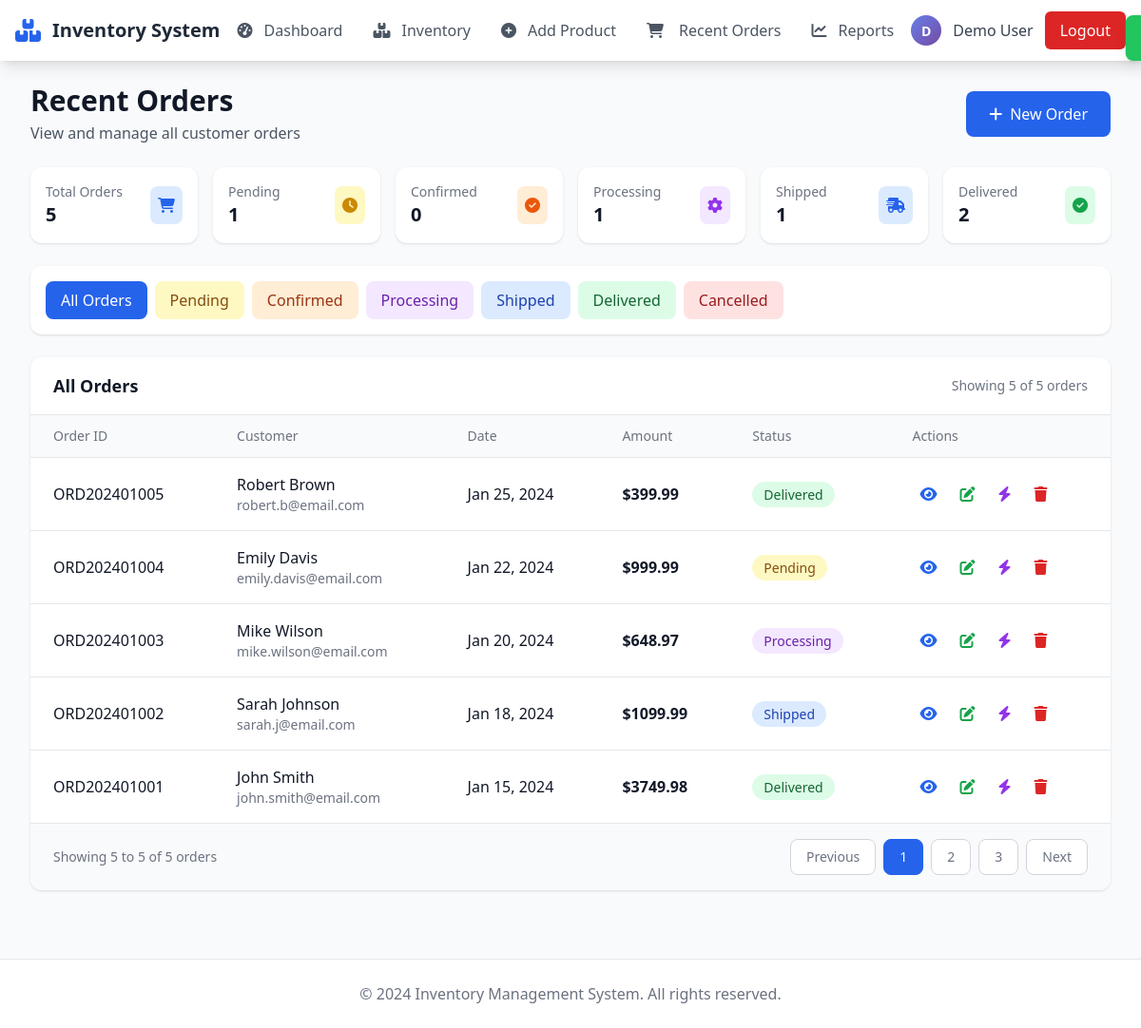
The page /orders (signed in) on the database as committed earlier.
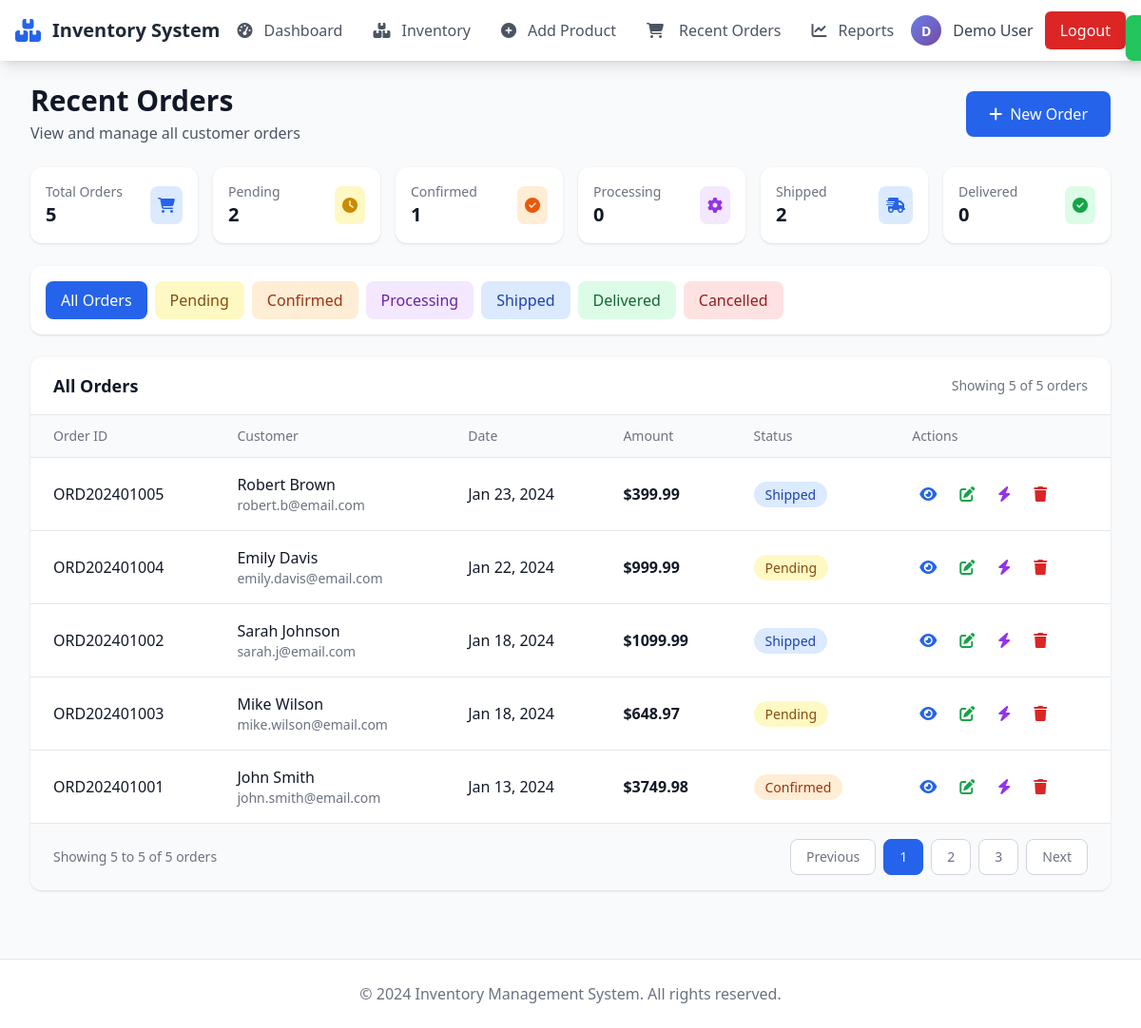
The same page on the database as committed later.
### app.py (models this page shows)
class Order(db.Model):
    __tablename__ = 'orders'
    id = db.Column(db.Integer, primary_key=True)
    order_id = db.Column(db.String(20), unique=True, nullable=False)
    customer_name = db.Column(db.String(100), nullable=False)
    customer_email = db.Column(db.String(100))
    customer_phone = db.Column(db.String(20))
    order_date = db.Column(db.DateTime, nullable=False, default=datetime.utcnow)
    amount = db.Column(db.Float, nullable=False)
    status = db.Column(db.String(20), nullable=False, default='Pending')
    tracking_number = db.Column(db.String(50))
    shipping_address = db.Column(db.Text)
    notes = db.Column(db.Text)
    created_at = db.Column(db.DateTime, default=datetime.utcnow)
    updated_at = db.Column(db.DateTime, default=datetime.utcnow, onupdate=datetime.utcnow)
    items = db.relationship('OrderItem', backref='order', cascade='all, delete-orphan')

### app.py (the view)
@app.route('/orders')
def orders():
    if 'user_id' not in session:
        return redirect(url_for('login'))
    orders_list = Order.query.order_by(Order.order_date.desc()).all()
    return render_template('recent_orders.html', orders=orders_list)

### templates/recent_orders.html (shortened to what this page needs)
{% extends "base.html" %}
{% block content %}
<div class="space-y-6">
    <div class="flex justify-between items-center">
        <div>
            <h1 class="text-3xl font-bold text-gray-900">Recent Orders</h1>
            <p class="text-gray-600 mt-1">View and manage all customer orders</p>
        </div>
        <div class="flex space-x-4">
            <a href="{{ url_for('create_order') }}"
               class="bg-blue-600 text-white px-6 py-3 rounded-lg hover:bg-blue-700 transition-colors flex items-center">
                <i class="fas fa-plus mr-2"></i>
                New Order
            </a>
        </div>
    </div>
    <div class="grid grid-cols-1 md:grid-cols-6 gap-4">
        <div class="bg-white rounded-xl shadow p-4">
            <div class="flex items-center justify-between">
                <div>
                    <p class="text-sm text-gray-500">Total Orders</p>
                    <p class="text-xl font-bold text-gray-900">{{ orders|length }}</p>
                </div>
                <div class="bg-blue-100 p-2 rounded-lg">
                    <i class="fas fa-shopping-cart text-blue-600"></i>
                </div>
            </div>
        </div>
        <div class="bg-white rounded-xl shadow p-4">
            <div class="flex items-center justify-between">
                <div>
                    <p class="text-sm text-gray-500">Pending</p>
                    <p class="text-xl font-bold text-gray-900">{{ orders|selectattr('status', 'equalto', 'Pending')|list|length }}</p>
                </div>
                <div class="bg-yellow-100 p-2 rounded-lg">
                    <i class="fas fa-clock text-yellow-600"></i>
                </div>
            </div>
        </div>
        <div class="bg-white rounded-xl shadow p-4">
            <div class="flex items-center justify-between">
                <div>
                    <p class="text-sm text-gray-500">Confirmed</p>
                    <p class="text-xl font-bold text-gray-900">{{ orders|selectattr('status', 'equalto', 'Confirmed')|list|length }}</p>
                </div>
                <div class="bg-orange-100 p-2 rounded-lg">
                    <i class="fas fa-check-circle text-orange-600"></i>
                </div>
            </div>
        </div>
        <div class="bg-white rounded-xl shadow p-4">
            <div class="flex items-center justify-between">
                <div>
                    <p class="text-sm text-gray-500">Processing</p>
                    <p class="text-xl font-bold text-gray-900">{{ orders|selectattr('status', 'equalto', 'Processing')|list|length }}</p>
                </div>
                <div class="bg-purple-100 p-2 rounded-lg">
                    <i class="fas fa-cog text-purple-600"></i>
                </div>
            </div>
        </div>
        <div class="bg-white rounded-xl shadow p-4">
            <div class="flex items-center justify-between">
                <div>
                    <p class="text-sm text-gray-500">Shipped</p>
                    <p class="text-xl font-bold text-gray-900">{{ orders|selectattr('status', 'equalto', 'Shipped')|list|length }}</p>
                </div>
                <div class="bg-blue-100 p-2 rounded-lg">
                    <i class="fas fa-shipping-fast text-blue-600"></i>
                </div>
            </div>
        </div>
        <div class="bg-white rounded-xl shadow p-4">
            <div class="flex items-center justify-between">
                <div>
                    <p class="text-sm text-gray-500">Delivered</p>
                    <p class="text-xl font-bold text-gray-900">{{ orders|selectattr('status', 'equalto', 'Delivered')|list|length }}</p>
                </div>
                <div class="bg-green-100 p-2 rounded-lg">
                    <i class="fas fa-check-circle text-green-600"></i>
                </div>
            </div>
        </div>
    </div>
    <div class="bg-white rounded-xl shadow p-4">
        <div class="flex flex-wrap gap-2">
            <button onclick="filterOrders('all')" class="status-filter px-4 py-2 rounded-lg bg-blue-100 text-blue-800 hover:bg-blue-200 transition-colors font-medium" data-status="all">
                All Orders
            </button>
            <button onclick="filterOrders('Pending')" class="status-filter px-4 py-2 rounded-lg bg-yellow-100 text-yellow-800 hover:bg-yellow-200 transition-colors" data-status="Pending">
                Pending
            </button>
            <button onclick="filterOrders('Confirmed')" class="status-filter px-4 py-2 rounded-lg bg-orange-100 text-orange-800 hover:bg-orange-200 transition-colors" data-status="Confirmed">
                Confirmed
            </button>
            <button onclick="filterOrders('Processing')" class="status-filter px-4 py-2 rounded-lg bg-purple-100 text-purple-800 hover:bg-purple-200 transition-colors" data-status="Processing">
                Processing
            </button>
            <button onclick="filterOrders('Shipped')" class="status-filter px-4 py-2 rounded-lg bg-blue-100 text-blue-800 hover:bg-blue-200 transition-colors" data-status="Shipped">
                Shipped
            </button>
            <button onclick="filterOrders('Delivered')" class="status-filter px-4 py-2 rounded-lg bg-green-100 text-green-800 hover:bg-green-200 transition-colors" data-status="Delivered">
                Delivered
            </button>
            <button onclick="filterOrders('Cancelled')" class="status-filter px-4 py-2 rounded-lg bg-red-100 text-red-800 hover:bg-red-200 transition-colors" data-status="Cancelled">
                Cancelled
            </button>
        </div>
    </div>
    <div class="bg-white rounded-xl shadow overflow-hidden">
        <div class="px-6 py-4 border-b border-gray-200 flex justify-between items-center">
            <h2 class="text-lg font-semibold text-gray-900">All Orders</h2>
            <div class="text-sm text-gray-500">
                Showing <span id="showingCount">{{ orders|length }}</span> of {{ orders|length }} orders
            </div>
        </div>
        <div class="overflow-x-auto">
            <table class="w-full">
                <thead>
                    <tr class="bg-gray-50 border-b border-gray-200">
                        <th class="px-6 py-3 text-left text-sm font-medium text-gray-500">Order ID</th>
                        <th class="px-6 py-3 text-left text-sm font-medium text-gray-500">Customer</th>
                        <th class="px-6 py-3 text-left text-sm font-medium text-gray-500">Date</th>
                        <th class="px-6 py-3 text-left text-sm font-medium text-gray-500">Amount</th>
                        <th class="px-6 py-3 text-left text-sm font-medium text-gray-500">Status</th>
                        <th class="px-6 py-3 text-left text-sm font-medium text-gray-500">Actions</th>
                    </tr>
                </thead>
                <tbody class="divide-y divide-gray-200" id="ordersTableBody">
                    {% for order in orders %}
                    <tr class="hover:bg-gray-50 transition-colors order-row" id="order-{{ order.id }}" data-status="{{ order.status }}">
                        <td class="px-6 py-4">
                            <div class="font-medium text-gray-900">{{ order.order_id }}</div>
                        </td>
                        <td class="px-6 py-4">
                            <div class="font-medium text-gray-900">{{ order.customer_name }}</div>
                            <div class="text-sm text-gray-500">{{ order.customer_email }}</div>
                        </td>
                        <td class="px-6 py-4 text-gray-900">{{ order.order_date.strftime('%b %d, %Y') }}</td>
                        <td class="px-6 py-4">
                            <div class="font-semibold text-gray-900">${{ "%.2f"|format(order.amount) }}</div>
                        </td>
                        <td class="px-6 py-4">
                            <span class="px-3 py-1 text-sm font-medium rounded-full
                                {% if order.status == 'Delivered' %}bg-green-100 text-green-800
                                {% elif order.status == 'Pending' %}bg-yellow-100 text-yellow-800
                                {% elif order.status == 'Confirmed' %}bg-orange-100 text-orange-800
                                {% elif order.status == 'Processing' %}bg-purple-100 text-purple-800
                                {% elif order.status == 'Shipped' %}bg-blue-100 text-blue-800
                                {% elif order.status == 'Cancelled' %}bg-red-100 text-red-800
                                {% else %}bg-gray-100 text-gray-800{% endif %}">
                                {{ order.status }}
                            </span>
                        </td>
                        <td class="px-6 py-4">
                            <div class="flex space-x-2">
                                <button onclick="viewOrderDetails({{ order.id }})"
                                        class="p-2 text-blue-600 hover:text-blue-800 hover:bg-blue-50 rounded-lg transition-colors"
                                        title="View Order Details">
                                    <i class="fas fa-eye"></i>
                                </button>
                                <button onclick="openEditModal('{{ order.order_id }}', {{ order.id }})"
                                        class="p-2 text-green-600 hover:text-green-800 hover:bg-green-50 rounded-lg transition-colors"
                                        title="Edit Order">
                                    <i class="fas fa-edit"></i>
                                </button>
                                <div class="relative group">
                                    <button class="p-2 text-purple-600 hover:text-purple-800 hover:bg-purple-50 rounded-lg transition-colors"
                                            title="Quick Status Update">
                                        <i class="fas fa-bolt"></i>
                                    </button>
                                </div>
                                <button onclick="deleteOrder({{ order.id }}, '{{ order.order_id }}', '{{ order.customer_name }}')"
                                        class="p-2 text-red-600 hover:text-red-800 hover:bg-red-50 rounded-lg transition-colors"
                                        title="Delete Order">
                                    <i class="fas fa-trash"></i>
                                </button>
                            </div>
                        </td>
                    </tr>
                    {% endfor %}
                </tbody>
            </table>
        </div>
        <div class="px-6 py-4 border-t border-gray-200 bg-gray-50">
            <div class="flex justify-between items-center">
                <div class="text-sm text-gray-500">
                    Showing <span id="tableCount">{{ orders|length }}</span> to {{ orders|length }} of {{ orders|length }} orders
                </div>
                <div class="flex space-x-2">
                    <button class="px-4 py-2 text-sm font-medium text-gray-500 bg-white border border-gray-300 rounded-lg hover:bg-gray-50 transition-colors">
                        Previous
                    </button>
                    <button class="px-4 py-2 text-sm font-medium text-white bg-blue-600 border border-blue-600 rounded-lg hover:bg-blue-700 transition-colors">
                        1
                    </button>
                    <button class="px-4 py-2 text-sm font-medium text-gray-500 bg-white border border-gray-300 rounded-lg hover:bg-gray-50 transition-colors">
                        2
                    </button>
                    <button class="px-4 py-2 text-sm font-medium text-gray-500 bg-white border border-gray-300 rounded-lg hover:bg-gray-50 transition-colors">
                        3
                    </button>
                    <button class="px-4 py-2 text-sm font-medium text-gray-500 bg-white border border-gray-300 rounded-lg hover:bg-gray-50 transition-colors">
                        Next
                    </button>
                </div>
            </div>
        </div>
    </div>
</div>
<div id="successNotification" class="fixed top-4 right-4 bg-green-500 text-white px-6 py-3 rounded-lg shadow-lg transform translate-x-full transition-transform duration-300 z-50">
</div>
{% endblock %}

Rows that differ between the two databases and show on the page:
changed Order "ORD202401005": order_date "Jan 25, 2024" → "Jan 23, 2024"; status "Delivered" → "Shipped"
changed Order "ORD202401002": moves up the list
changed Order "ORD202401003": order_date "Jan 20, 2024" → "Jan 18, 2024"; status "Processing" → "Pending"
changed Order "ORD202401001": order_date "Jan 15, 2024" → "Jan 13, 2024"; status "Delivered" → "Confirmed"
Other text that changed with them:
{{ orders|selectattr('status', 'equalto', 'Pending')|list|length }}: "1" → "2"
{{ orders|selectattr('status', 'equalto', 'Confirmed')|list|length }}: "0" → "1"
{{ orders|selectattr('status', 'equalto', 'Processing')|list|length }}: "1" → "0"
{{ orders|selectattr('status', 'equalto', 'Shipped')|list|length }}: "1" → "2"
{{ orders|selectattr('status', 'equalto', 'Delivered')|list|length }}: "2" → "0"
